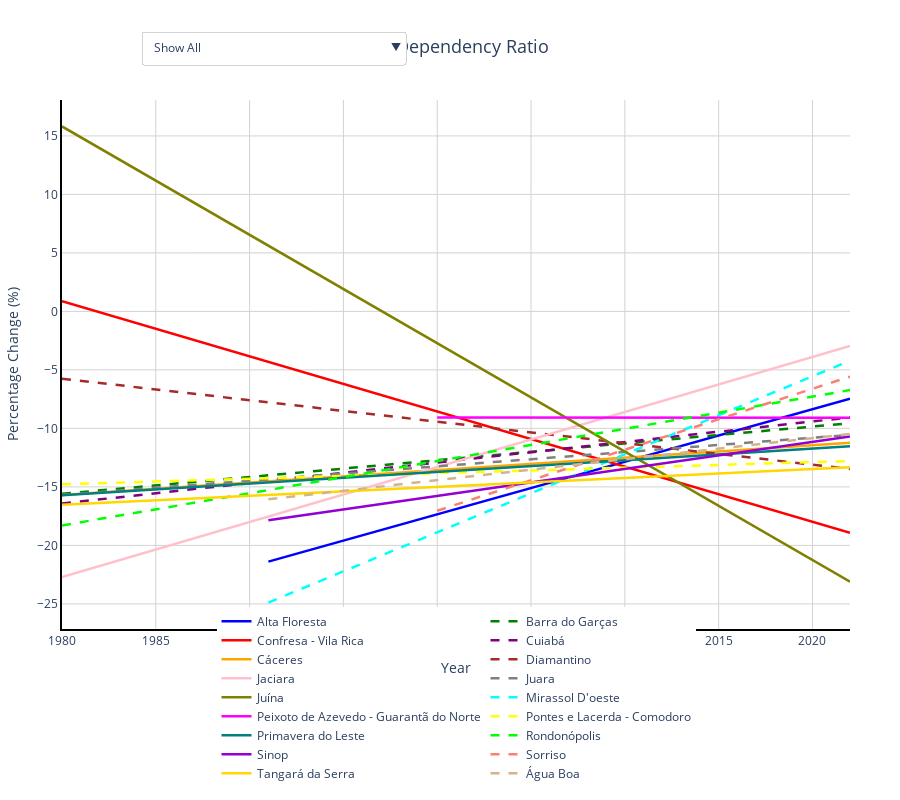

Notebook cell for this chart:
### Code cell
# Total dependency ratio plot
create_interactive_linear_plot(
    r"C:\Users\daves\OneDrive\Pessoal\Acadêmico\Mestrado\Dissertação - Execução\Dissertação\Quadros e gráficos\Table 13.xlsx",
    "Planilha2",
    r"C:/Users/daves/OneDrive/Pessoal/Acadêmico/Mestrado/Dissertação - Execução/Dissertação/Quadros e gráficos/Total_dependency_ratio.html",
    plot_title="Total Dependency Ratio",
    show_plot=True
)

### Figure 1 — Plotly figure (JSON) as saved in the notebook; plotly's stock layout.template omitted (floating-point values rounded to 4 significant figures)
{"data": [{"hovertemplate": "<b>Alta Floresta</b><br>Year: %{x}<br>Change: %{y:.2f}%", "line": {"color": "blue", "dash": "solid", "width": 2.5}, "mode": "lines", "name": "Alta Floresta", "type": "scatter", "x": [1991, 2000, 2010, 2022], "y": [-21.39, -17.35, -12.86, -7.471]}, {"hovertemplate": "<b>Barra do Garças</b><br>Year: %{x}<br>Change: %{y:.2f}%", "line": {"color": "green", "dash": "dash", "width": 2.5}, "mode": "lines", "name": "Barra do Garças", "type": "scatter", "x": [1980, 1991, 2000, 2010, 2022], "y": [-15.59, -14.01, -12.72, -11.28, -9.557]}, {"hovertemplate": "<b>Confresa - Vila Rica</b><br>Year: %{x}<br>Change: %{y:.2f}%", "line": {"color": "red", "dash": "solid", "width": 2.5}, "mode": "lines", "name": "Confresa - Vila Rica", "type": "scatter", "x": [1980, 1991, 2000, 2010, 2022], "y": [0.8636, -4.32, -8.561, -13.27, -18.93]}, {"hovertemplate": "<b>Cuiabá</b><br>Year: %{x}<br>Change: %{y:.2f}%", "line": {"color": "purple", "dash": "dash", "width": 2.5}, "mode": "lines", "name": "Cuiabá", "type": "scatter", "x": [1980, 1991, 2000, 2010, 2022], "y": [-16.42, -14.49, -12.91, -11.16, -9.058]}, {"hovertemplate": "<b>Cáceres</b><br>Year: %{x}<br>Change: %{y:.2f}%", "line": {"color": "orange", "dash": "solid", "width": 2.5}, "mode": "lines", "name": "Cáceres", "type": "scatter", "x": [1980, 1991, 2000, 2010, 2022], "y": [-15.7, -14.53, -13.57, -12.5, -11.22]}, {"hovertemplate": "<b>Diamantino</b><br>Year: %{x}<br>Change: %{y:.2f}%", "line": {"color": "brown", "dash": "dash", "width": 2.5}, "mode": "lines", "name": "Diamantino", "type": "scatter", "x": [1980, 1991, 2000, 2010, 2022], "y": [-5.751, -7.772, -9.425, -11.26, -13.47]}, {"hovertemplate": "<b>Jaciara</b><br>Year: %{x}<br>Change: %{y:.2f}%", "line": {"color": "pink", "dash": "solid", "width": 2.5}, "mode": "lines", "name": "Jaciara", "type": "scatter", "x": [1980, 1991, 2000, 2010, 2022], "y": [-22.7, -17.53, -13.3, -8.595, -2.954]}, {"hovertemplate": "<b>Juara</b><br>Year: %{x}<br>Change: %{y:.2f}%", "line": {"color": "gray", "dash": "dash", "width": 2.5}, "mode": "lines", "name": "Juara", "type": "scatter", "x": [1980, 1991, 2000, 2010, 2022], "y": [-15.69, -14.34, -13.24, -12.02, -10.56]}, {"hovertemplate": "<b>Juína</b><br>Year: %{x}<br>Change: %{y:.2f}%", "line": {"color": "olive", "dash": "solid", "width": 2.5}, "mode": "lines", "name": "Juína", "type": "scatter", "x": [1980, 1991, 2000, 2010, 2022], "y": [15.81, 5.618, -2.72, -11.98, -23.1]}, {"hovertemplate": "<b>Mirassol D'oeste</b><br>Year: %{x}<br>Change: %{y:.2f}%", "line": {"color": "cyan", "dash": "dash", "width": 2.5}, "mode": "lines", "name": "Mirassol D'oeste", "type": "scatter", "x": [1991, 2000, 2010, 2022], "y": [-24.89, -18.88, -12.21, -4.211]}, {"hovertemplate": "<b>Peixoto de Azevedo - Guarantã do Norte</b><br>Year: %{x}<br>Change: %{y:.2f}%", "line": {"color": "magenta", "dash": "solid", "width": 2.5}, "mode": "lines", "name": "Peixoto de Azevedo - Guarantã do Norte", "type": "scatter", "x": [2000, 2010, 2022], "y": [-9.074, -9.085, -9.099]}, {"hovertemplate": "<b>Pontes e Lacerda - Comodoro</b><br>Year: %{x}<br>Change: %{y:.2f}%", "line": {"color": "yellow", "dash": "dash", "width": 2.5}, "mode": "lines", "name": "Pontes e Lacerda - Comodoro", "type": "scatter", "x": [1980, 1991, 2000, 2010, 2022], "y": [-14.78, -14.26, -13.83, -13.36, -12.79]}, {"hovertemplate": "<b>Primavera do Leste</b><br>Year: %{x}<br>Change: %{y:.2f}%", "line": {"color": "teal", "dash": "solid", "width": 2.5}, "mode": "lines", "name": "Primavera do Leste", "type": "scatter", "x": [1980, 1991, 2000, 2010, 2022], "y": [-15.71, -14.62, -13.72, -12.72, -11.53]}, {"hovertemplate": "<b>Rondonópolis</b><br>Year: %{x}<br>Change: %{y:.2f}%", "line": {"color": "lime", "dash": "dash", "width": 2.5}, "mode": "lines", "name": "Rondonópolis", "type": "scatter", "x": [1980, 1991, 2000, 2010, 2022], "y": [-18.3, -15.27, -12.79, -10.03, -6.727]}, {"hovertemplate": "<b>Sinop</b><br>Year: %{x}<br>Change: %{y:.2f}%", "line": {"color": "darkviolet", "dash": "solid", "width": 2.5}, "mode": "lines", "name": "Sinop", "type": "scatter", "x": [1991, 2000, 2010, 2022], "y": [-17.85, -15.77, -13.46, -10.69]}, {"hovertemplate": "<b>Sorriso</b><br>Year: %{x}<br>Change: %{y:.2f}%", "line": {"color": "salmon", "dash": "dash", "width": 2.5}, "mode": "lines", "name": "Sorriso", "type": "scatter", "x": [2000, 2010, 2022], "y": [-17.04, -11.83, -5.571]}, {"hovertemplate": "<b>Tangará da Serra</b><br>Year: %{x}<br>Change: %{y:.2f}%", "line": {"color": "gold", "dash": "solid", "width": 2.5}, "mode": "lines", "name": "Tangará da Serra", "type": "scatter", "x": [1980, 1991, 2000, 2010, 2022], "y": [-16.52, -15.68, -14.99, -14.23, -13.31]}, {"hovertemplate": "<b>Água Boa</b><br>Year: %{x}<br>Change: %{y:.2f}%", "line": {"color": "tan", "dash": "dash", "width": 2.5}, "mode": "lines", "name": "Água Boa", "type": "scatter", "x": [1991, 2000, 2010, 2022], "y": [-16.05, -14.43, -12.63, -10.48]}], "layout": {"height": 800, "legend": {"font": {"size": 12}, "orientation": "h", "x": 0.5, "xanchor": "center", "y": -0.3, "yanchor": "bottom"}, "margin": {"b": 150, "l": 50, "r": 50, "t": 100}, "paper_bgcolor": "white", "plot_bgcolor": "white", "title": {"font": {"size": 18}, "text": "Total Dependency Ratio", "x": 0.5, "xanchor": "center", "y": 0.95, "yanchor": "top"}, "updatemenus": [{"bgcolor": "white", "bordercolor": "lightgray", "borderwidth": 1, "buttons": [{"args": [{"visible": [true, true, true, true, true, true, true, true, true, true, true, true, true, true, true, true, true, true]}, {"showlegend": true, "title": "Total Dependency Ratio"}], "label": "Show All", "method": "update"}, {"args": [{"visible": [true, false, false, false, false, false, false, false, false, false, false, false, false, false, false, false, false, false]}, {"showlegend": true, "title": "Total Dependency Ratio - Alta Floresta"}], "label": "Alta Floresta", "method": "update"}, {"args": [{"visible": [false, true, false, false, false, false, false, false, false, false, false, false, false, false, false, false, false, false]}, {"showlegend": true, "title": "Total Dependency Ratio - Barra do Garças"}], "label": "Barra do Garças", "method": "update"}, {"args": [{"visible": [false, false, true, false, false, false, false, false, false, false, false, false, false, false, false, false, false, false]}, {"showlegend": true, "title": "Total Dependency Ratio - Confresa - Vila Rica"}], "label": "Confresa - Vila Rica", "method": "update"}, {"args": [{"visible": [false, false, false, true, false, false, false, false, false, false, false, false, false, false, false, false, false, false]}, {"showlegend": true, "title": "Total Dependency Ratio - Cuiabá"}], "label": "Cuiabá", "method": "update"}, {"args": [{"visible": [false, false, false, false, true, false, false, false, false, false, false, false, false, false, false, false, false, false]}, {"showlegend": true, "title": "Total Dependency Ratio - Cáceres"}], "label": "Cáceres", "method": "update"}, {"args": [{"visible": [false, false, false, false, false, true, false, false, false, false, false, false, false, false, false, false, false, false]}, {"showlegend": true, "title": "Total Dependency Ratio - Diamantino"}], "label": "Diamantino", "method": "update"}, {"args": [{"visible": [false, false, false, false, false, false, true, false, false, false, false, false, false, false, false, false, false, false]}, {"showlegend": true, "title": "Total Dependency Ratio - Jaciara"}], "label": "Jaciara", "method": "update"}, {"args": [{"visible": [false, false, false, false, false, false, false, true, false, false, false, false, false, false, false, false, false, false]}, {"showlegend": true, "title": "Total Dependency Ratio - Juara"}], "label": "Juara", "method": "update"}, {"args": [{"visible": [false, false, false, false, false, false, false, false, true, false, false, false, false, false, false, false, false, false]}, {"showlegend": true, "title": "Total Dependency Ratio - Juína"}], "label": "Juína", "method": "update"}, {"args": [{"visible": [false, false, false, false, false, false, false, false, false, true, false, false, false, false, false, false, false, false]}, {"showlegend": true, "title": "Total Dependency Ratio - Mirassol D'oeste"}], "label": "Mirassol D'oeste", "method": "update"}, {"args": [{"visible": [false, false, false, false, false, false, false, false, false, false, true, false, false, false, false, false, false, false]}, {"showlegend": true, "title": "Total Dependency Ratio - Peixoto de Azevedo - Guarantã do Norte"}], "label": "Peixoto de Azevedo - Guarantã do Norte", "method": "update"}, {"args": [{"visible": [false, false, false, false, false, false, false, false, false, false, false, true, false, false, false, false, false, false]}, {"showlegend": true, "title": "Total Dependency Ratio - Pontes e Lacerda - Comodoro"}], "label": "Pontes e Lacerda - Comodoro", "method": "update"}, {"args": [{"visible": [false, false, false, false, false, false, false, false, false, false, false, false, true, false, false, false, false, false]}, {"showlegend": true, "title": "Total Dependency Ratio - Primavera do Leste"}], "label": "Primavera do Leste", "method": "update"}, {"args": [{"visible": [false, false, false, false, false, false, false, false, false, false, false, false, false, true, false, false, false, false]}, {"showlegend": true, "title": "Total Dependency Ratio - Rondonópolis"}], "label": "Rondonópolis", "method": "update"}, {"args": [{"visible": [false, false, false, false, false, false, false, false, false, false, false, false, false, false, true, false, false, false]}, {"showlegend": true, "title": "Total Dependency Ratio - Sinop"}], "label": "Sinop", "method": "update"}, {"args": [{"visible": [false, false, false, false, false, false, false, false, false, false, false, false, false, false, false, true, false, false]}, {"showlegend": true, "title": "Total Dependency Ratio - Sorriso"}], "label": "Sorriso", "method": "update"}, {"args": [{"visible": [false, false, false, false, false, false, false, false, false, false, false, false, false, false, false, false, true, false]}, {"showlegend": true, "title": "Total Dependency Ratio - Tangará da Serra"}], "label": "Tangará da Serra", "method": "update"}, {"args": [{"visible": [false, false, false, false, false, false, false, false, false, false, false, false, false, false, false, false, false, true]}, {"showlegend": true, "title": "Total Dependency Ratio - Água Boa"}], "label": "Água Boa", "method": "update"}], "direction": "down", "font": {"size": 12}, "pad": {"r": 10, "t": 10}, "showactive": true, "x": 0.1, "xanchor": "left", "y": 1.15, "yanchor": "top"}], "xaxis": {"gridcolor": "lightgray", "gridwidth": 1, "linecolor": "black", "linewidth": 2, "showgrid": true, "showline": true, "title": {"text": "Year"}, "zeroline": false}, "yaxis": {"gridcolor": "lightgray", "gridwidth": 1, "linecolor": "black", "linewidth": 2, "showgrid": true, "showline": true, "title": {"text": "Percentage Change (%)"}, "zeroline": false, "zerolinecolor": "black", "zerolinewidth": 1}}}
